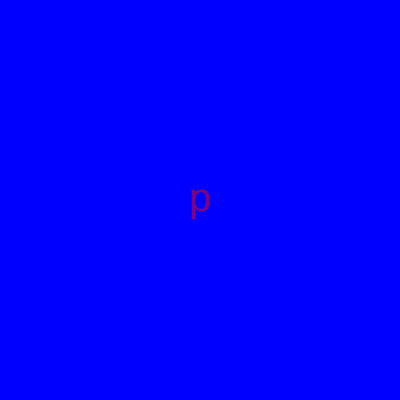
Frame 1 (no input)
Frame 60 (no input): identical to frame 1, image omitted
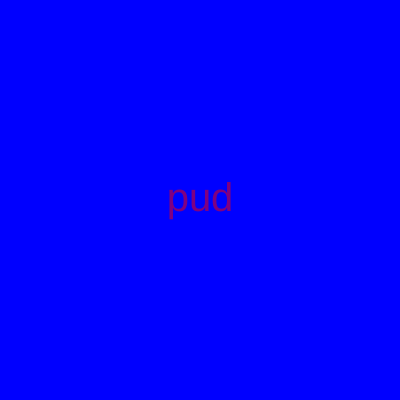
Frame 120 (the mouse pressed at the canvas centre since frame 60)

The p5.js sketch that drew these frames (run headless with seeded random() and noise() and a simulated clock; from frame 60 on, the mouse is pressed at the canvas centre):

// p5.js sketch
// ── sketch.js
function setup() {
    createCanvas(400, 400);
  }
  
  function draw() {
    background("blue");
    fill("purple");
    
    textSize(40);
    textAlign(CENTER, CENTER);
    
    palavra = "pudim";
    let maximo = width;
    let minimo = 1;
    let quantidade = map(mouseX, 0, maximo, minimo, palavra.length);
    let parcial = palavra.substring(0, quantidade);
    text(parcial, 200, 200);
  }
